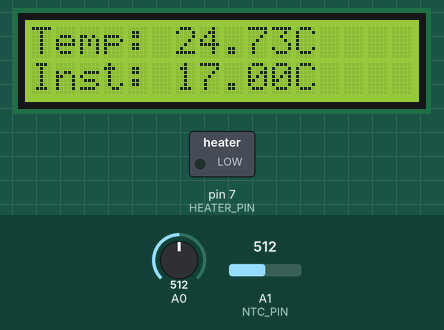
A program run on a simulated Arduino Uno, built with avr-gcc and run on an emulated ATmega328P. On the bench: 16×2 character LCD, switched loads named in the program (green lamp = pin HIGH). The inputs (shaded band) are chosen by the test bench; at power-on: A1 (NTC_PIN) = 512, A0 = 512. What the program prints to the serial monitor is not drawn.

Above: at 1.2 s.
1.3 s: A1 (NTC_PIN) set to 441
At 2.4 s:
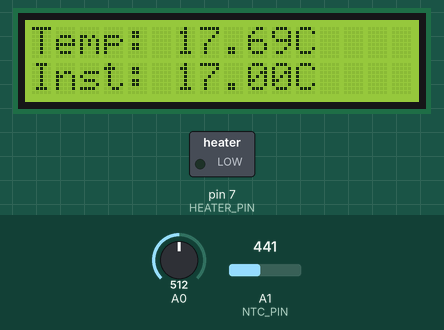
2.8 s: A1 (NTC_PIN) set to 405
At 3.5 s:
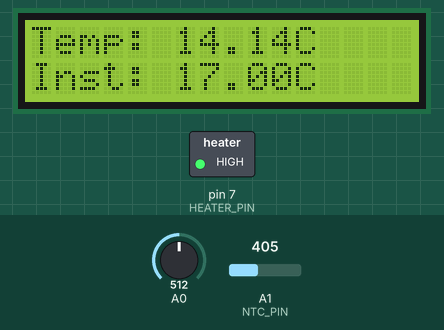
4.3 s: A1 (NTC_PIN) set to 380
At 5.6 s:
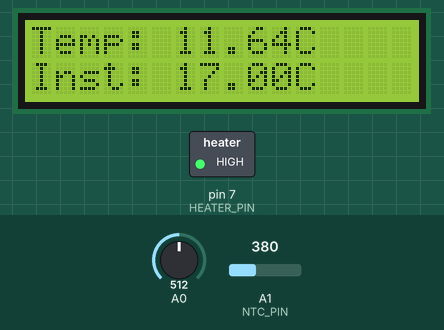
5.9 s: A1 (NTC_PIN) set to 355
At 6.7 s:
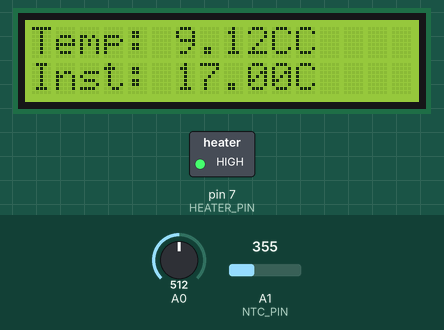
7.4 s: A0 set to 370
At 7.84 s:
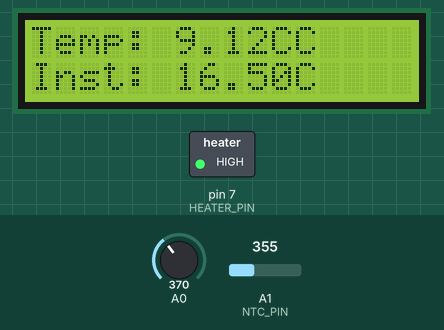
9.2 s: A1 (NTC_PIN) set to 390
At 11.4 s:
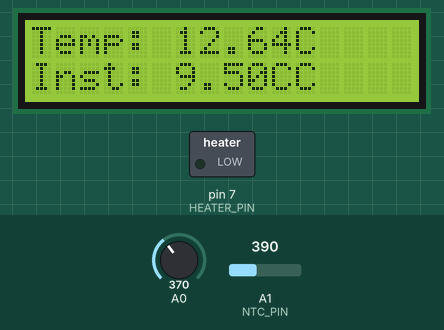
Timing chart, 0 to 12.9 s (numbered marks = the images above; inputs shaded):
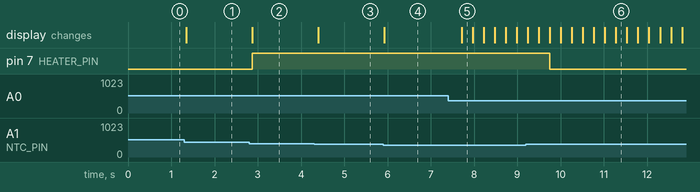

The program:

main.cpp
```cpp
#include <Arduino.h>
#include <LiquidCrystal.h>

// LCD configuration
const int
    LCD_PIN_RS = 12,
    LCD_PIN_EN = 13,
    LCD_PIN_D4 = 8,
    LCD_PIN_D5 = 9,
    LCD_PIN_D6 = 10,
    LCD_PIN_D7 = 11;

LiquidCrystal lcd(
    LCD_PIN_RS,
    LCD_PIN_EN,
    LCD_PIN_D4,
    LCD_PIN_D5,
    LCD_PIN_D6,
    LCD_PIN_D7);

// NTC configuration
const int
    NTC_PIN = 1;

// Relais configuration
const int
    HEATER_PIN = 7;

// KeyPad buttons
int
    lcd_key = 0,
    adc_key_in = 0;
#define btnRIGHT 0
#define btnUP 1
#define btnDOWN 2
#define btnLEFT 3
#define btnSELECT 4
#define btnNONE 5

// Temperature
float temperature = 10.00;

// Setpoint
float setpoint = 17.00;

// Deviation
const float deviation = 1.00;

int readKeypad()
{
  adc_key_in = analogRead(0); // read the value from the sensor
  // my buttons when read are centered at these valies: 0, 144, 329, 504, 741
  // we add approx 50 to those values and check to see if we are close
  if (adc_key_in > 1500)
    return btnNONE; // We make this the 1st option for speed reasons since it will be the most likely result
  if (adc_key_in < 50)
    return btnRIGHT;
  if (adc_key_in < 195)
    return btnUP;
  if (adc_key_in < 380)
    return btnDOWN;
  if (adc_key_in < 500)
    return btnLEFT;
  if (adc_key_in < 700)
    return btnSELECT;
  return btnNONE; // when all others fail, return this...
}

float readTemperature()
{
  int Vo;
  float R1 = 10000;
  float logR2, R2, T;
  float c1 = 1.009249522e-03, c2 = 2.378405444e-04, c3 = 2.019202697e-07;

  Vo = analogRead(NTC_PIN);
  R2 = R1 * (1023.0 / (float)Vo - 1.0);
  logR2 = log(R2);
  T = (1.0 / (c1 + c2 * logR2 + c3 * logR2 * logR2 * logR2));
  T = T - 273.15;

  return T;
}

void heaterOn(const bool request)
{
  if (request)
  {
    digitalWrite(HEATER_PIN, HIGH);
  }
  else
  {
    digitalWrite(HEATER_PIN, LOW);
  }
}

void temperatureControl(const float temperature, const float setpoint)
{
  if (temperature < setpoint - deviation)
  {
    heaterOn(true);
  }
  else if (temperature > setpoint)
  {
    heaterOn(false);
  }
}

void display(const int line, const String &text)
{
  lcd.setCursor(0, line);
  lcd.print(text);
}

void keypad()
{
  lcd_key = readKeypad(); // read the buttons

  switch (lcd_key) // depending on which button was pushed, we perform an action
  {
  case btnRIGHT:
  {

    break;
  }
  case btnLEFT:
  {

    break;
  }
  case btnUP:
  {
    setpoint = setpoint + 0.50;
    break;
  }
  case btnDOWN:
  {
    setpoint = setpoint - 0.50;
    break;
  }
  case btnSELECT:
  {

    break;
  }
  case btnNONE:
  {

    break;
  }
  }
}

void setup()
{
  Serial.begin(9600);

  pinMode(HEATER_PIN, OUTPUT);
  pinMode(NTC_PIN, INPUT);

  // LCD
  lcd.begin(16, 2);
  lcd.setCursor(0, 0);
}

void loop()
{
  // put your main code here, to run repeatedly:
  temperature = readTemperature();
  display(0, "Temp: " + String(temperature) + "C");
  display(1, "Inst: " + String(setpoint) + "C");
  temperatureControl(temperature, setpoint);
  keypad();
  Serial.println("T" + String(temperature, 2) + "C");
  Serial.println("S" + String(setpoint, 2) + "C");
  delay(250); // Powersaving
}
```

Measured:
- the behaviour switches between 424 and 423 on A1 (NTC_PIN) (found by bisection; images 1 and 2)
- the behaviour switches between 364 and 363 on A1 (NTC_PIN) (found by bisection; images 3 and 4)
- after the input at 1.3 s, the display: changes at once (image 1)
- after the input at 2.8 s, pin 7 (HEATER_PIN): LOW → HIGH after 0.07 s; the display: changes after 0.07 s (image 2)
- after the input at 4.3 s, the display: changes after 0.10 s (image 3)
- after the input at 5.9 s, the display: changes at once (image 4)
- after the input at 7.4 s, the display: changes after 0.31 s (image 5)
- after the input at 9.2 s, pin 7 (HEATER_PIN): HIGH → LOW after 0.55 s instead of 2.3 s; the display: first changes at once (image 6 shows a later state)
